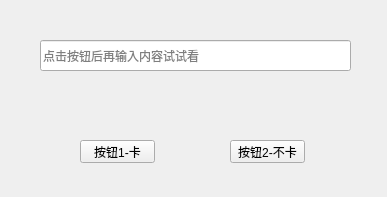
<?xml version="1.0" encoding="UTF-8"?>
<ui version="4.0">
 <class>Form</class>
 <widget class="QWidget" name="Form">
  <property name="geometry">
   <rect>
    <x>0</x>
    <y>0</y>
    <width>387</width>
    <height>197</height>
   </rect>
  </property>
  <property name="windowTitle">
   <string>Form</string>
  </property>
  <widget class="QLineEdit" name="lineEdit">
   <property name="geometry">
    <rect>
     <x>40</x>
     <y>40</y>
     <width>311</width>
     <height>31</height>
    </rect>
   </property>
   <property name="text">
    <string/>
   </property>
   <property name="placeholderText">
    <string>点击按钮后再输入内容试试看</string>
   </property>
  </widget>
  <widget class="QPushButton" name="pushButton">
   <property name="geometry">
    <rect>
     <x>80</x>
     <y>140</y>
     <width>75</width>
     <height>23</height>
    </rect>
   </property>
   <property name="text">
    <string>按钮1-卡</string>
   </property>
  </widget>
  <widget class="QPushButton" name="pushButton_2">
   <property name="geometry">
    <rect>
     <x>230</x>
     <y>140</y>
     <width>75</width>
     <height>23</height>
    </rect>
   </property>
   <property name="text">
    <string>按钮2-不卡</string>
   </property>
  </widget>
 </widget>
 <resources/>
 <connections/>
</ui>
